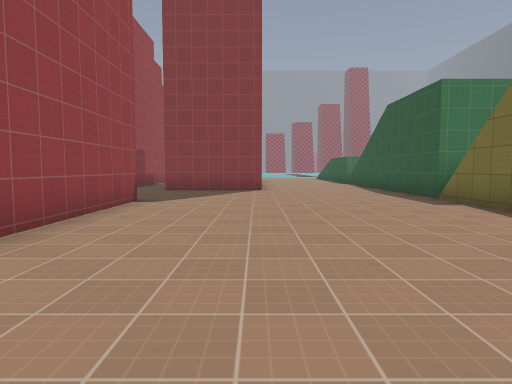
view 1 (above)

24 first-person views from a walk through a level from a Godot 3-D game. The camera is 1.4 m above the floor, tilts 4° down and sees 75° across. The floor is counted in squares, 1.95 m on a side. Each view is taken from the middle of a square. On the plan, view 1 faces up. The plan holds only what a view shows up to about 11 squares ahead; the rest is blank. The place goes on beyond the plan. Characters and animated objects are left out. Some surface patterns are stand-ins.

view 2
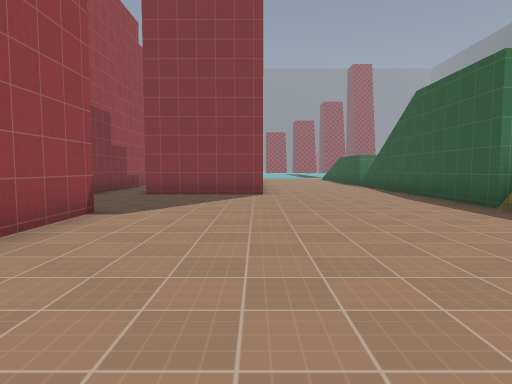

view 3
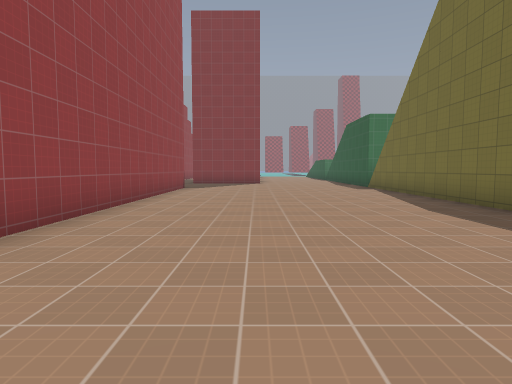

view 4
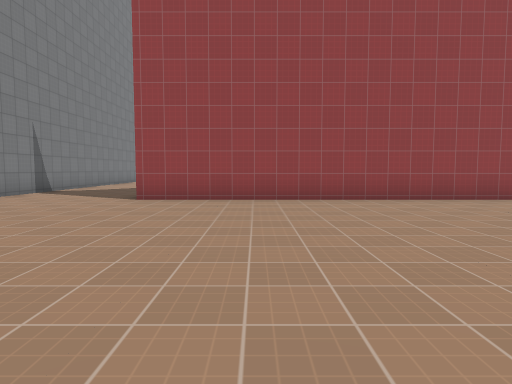

view 5
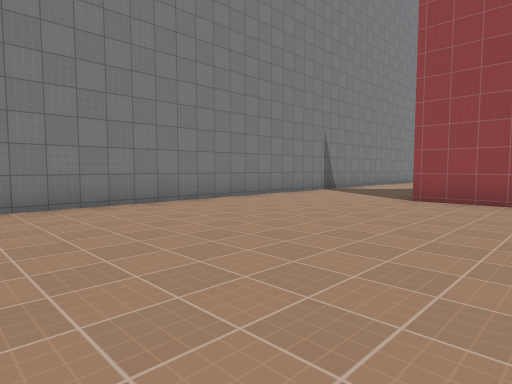

view 6
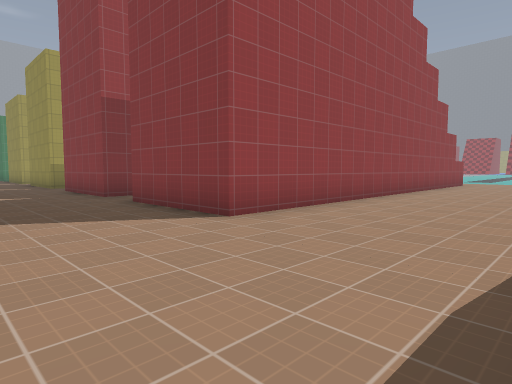

view 7
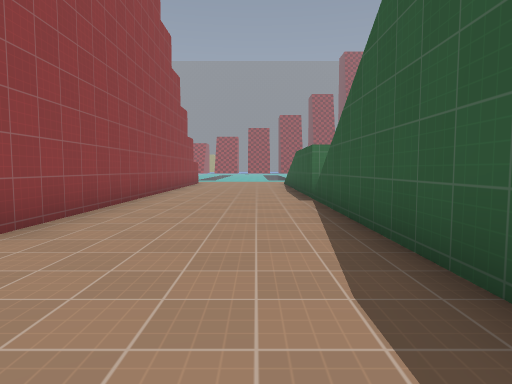

view 8
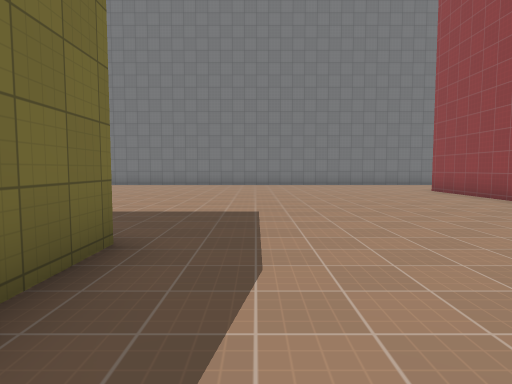

view 9
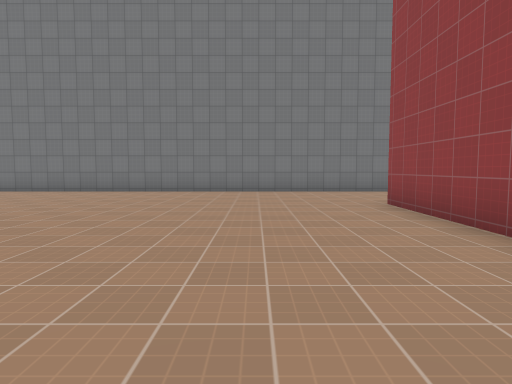

view 10
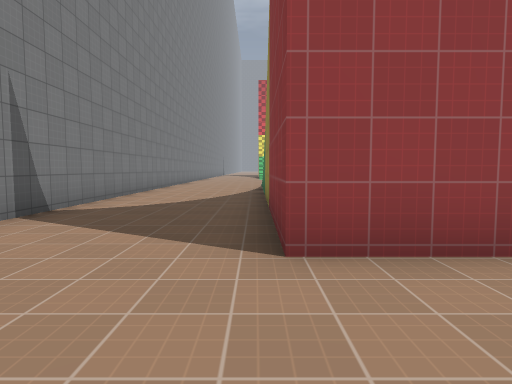

view 11
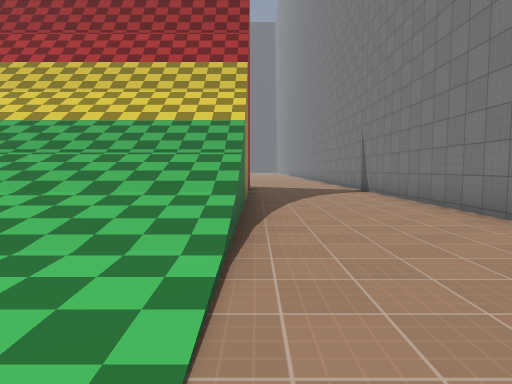

view 12
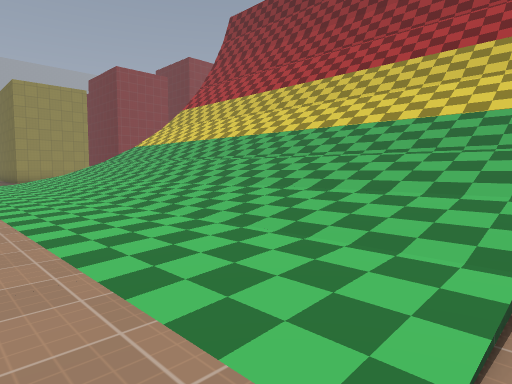

view 13
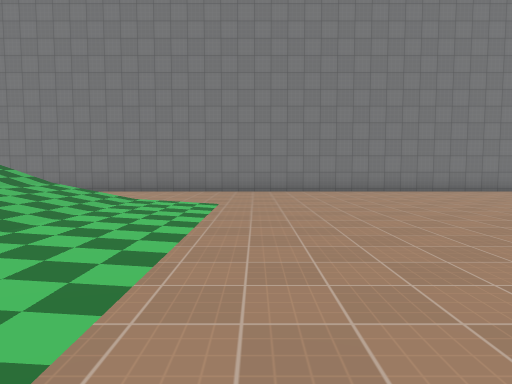

view 14
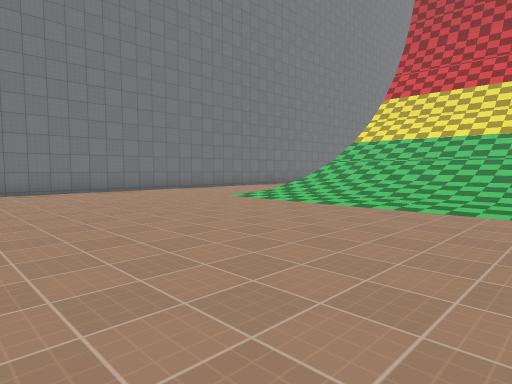

view 15
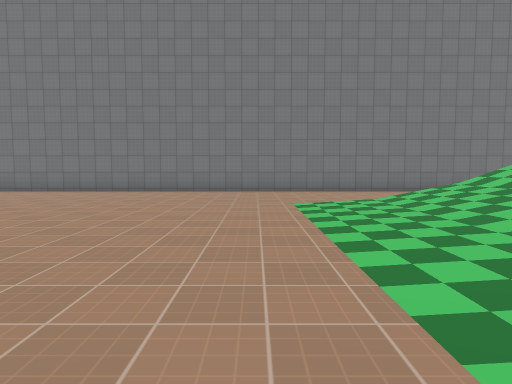

view 16
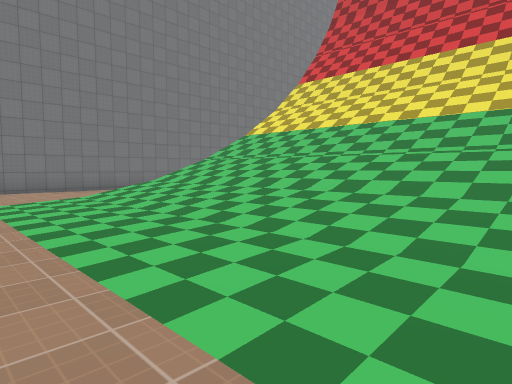

view 17
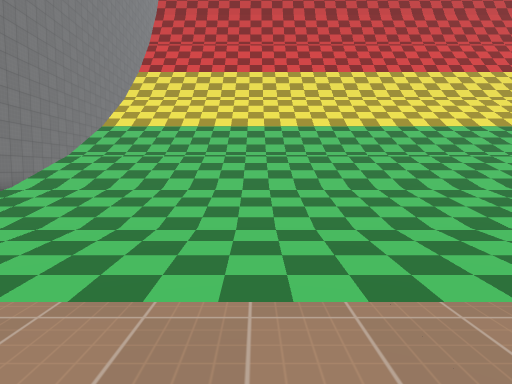

view 18
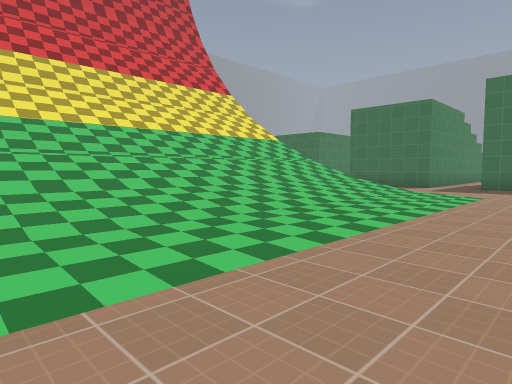

view 19
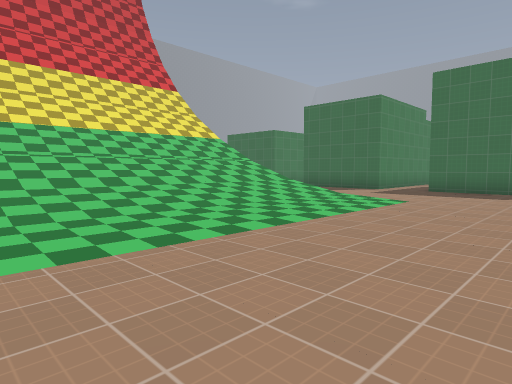

view 20
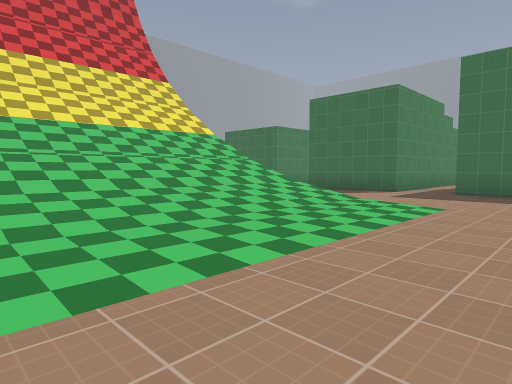

view 21
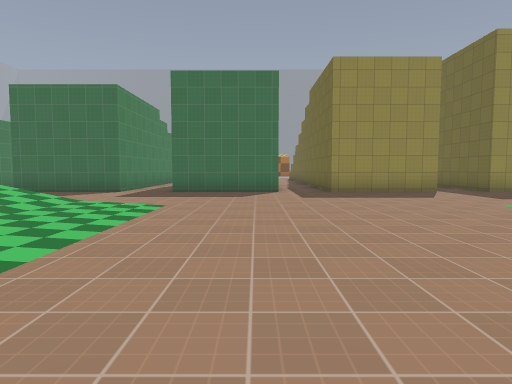

view 22
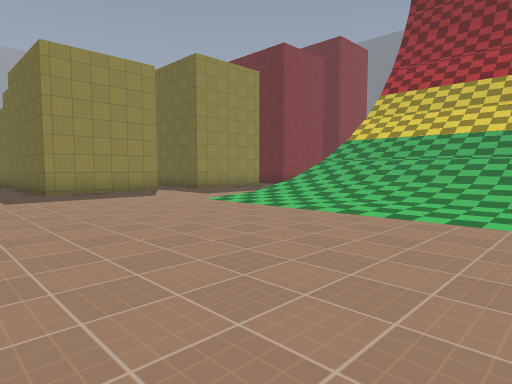

view 23
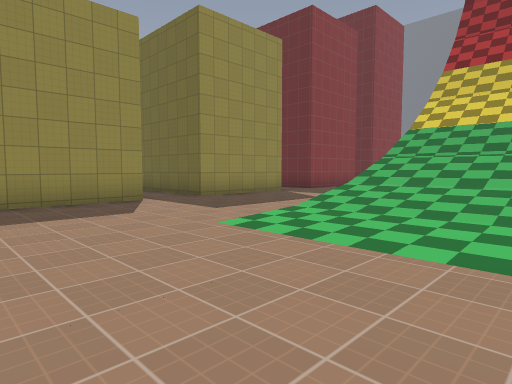

view 24
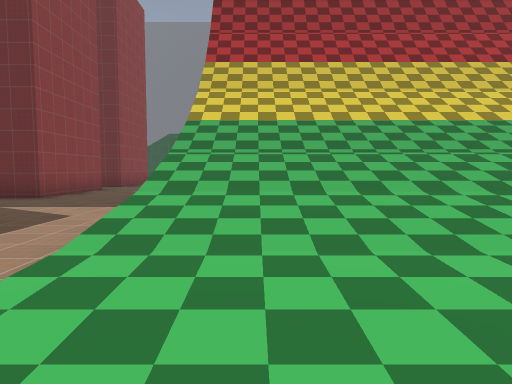

### Floor plan
Key: @ floor where view 1 was taken; # wall or solid block; . main floor; : floor 0.25 m higher than the main floor; / step, stairs or slope; = window, fence, low wall or low ledge; v drop or lower ground.
Columns run from 32 left of view 1 to 5 right of it. Each row starts with its distance up from view 1.
 19                                 #....
 18                                 #....
 17                                 #....
 16                                 #....#
 15                                 #....#
 14               .#   #            #....#
 13               .#   #       #.   #....#
 12        ##.   ..#  .##   #  #.   #....#
 11      ###..###..###..###.####.####....#
 10        ..............................#
  9         .............................#
  8          .............       ........#
  7   ///////:........:///////####.......#
  6 #=///////:........:///////=###.......#
  5 #=///////:........:///////=###.......#
  4 #=///////:........:///////=###.......#
  3 #=///////:........:///////=###.......#
  2 #=///////:........:///////=###.......#
  1 #=///////:........:///////=###.......#
  0 #=///////:....   .:///////=###..@....#
 -1 #=///////:........:///////=###........
 -2 #=///////:........:///////=###........
 -3 #=///////:........:///////=###........
 -4 #=///////:........:///////=###........
 -5 #=///////:........:///////=###........
 -6 #=///////:........:///////=###........
 -7  =///////:........:///////=###........
 -8  #vvvvv=............=vvvvv####........
 -9         ..............................
-10        ...............................
-11        ...............................
-12  #####################################

Where each view was taken, in squares from view 1:
view 1: 0 up, 0 right, facing up
view 2: 2 up, 0 right, facing up
view 3: 5 down, 0 right, facing up
view 4: 5 down, 5 right, facing left
view 5: 5 down, 5 right, facing down-left
view 6: 8 up, 4 right, facing up-left
view 7: 8 up, 3 right, facing up
view 8: 3 up, 3 right, facing down
view 9: 1 down, 0 right, facing down
view 10: 8 down, 0 right, facing left
view 11: 8 down, 16 left, facing right
view 12: 8 down, 16 left, facing up-right
view 13: 1 down, 16 left, facing down
view 14: 1 down, 16 left, facing down-left
view 15: 1 down, 21 left, facing down
view 16: 0 up, 21 left, facing down-left
view 17: 4 down, 20 left, facing left
view 18: 2 down, 20 left, facing up-left
view 19: 0 up, 19 left, facing up-left
view 20: 1 up, 20 left, facing up-left
view 21: 1 up, 20 left, facing up
view 22: 1 up, 20 left, facing up-right
view 23: 4 up, 18 left, facing up-right
view 24: 6 up, 16 left, facing right
